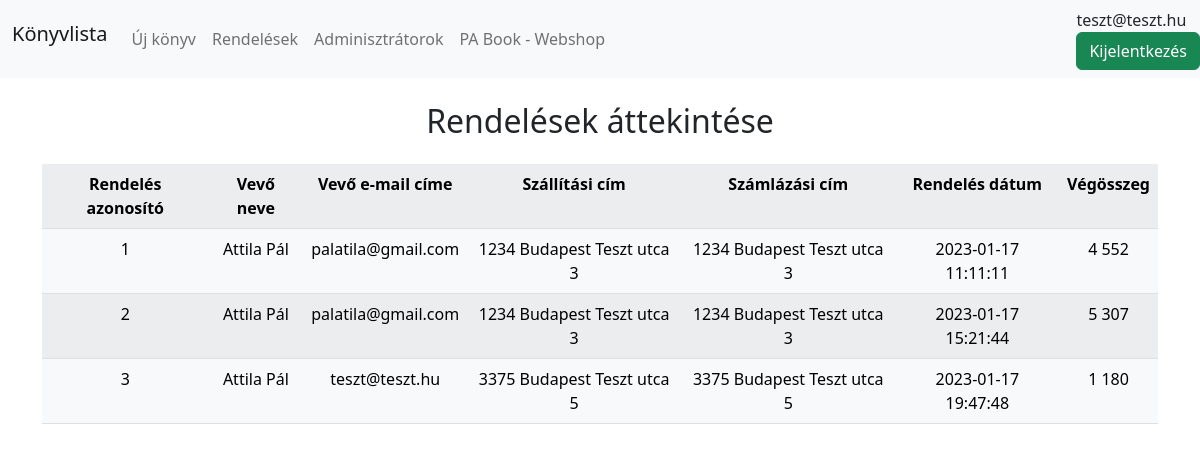
The page /admin/admin_rendeles.php (signed in) on the database its author committed.
### tables this page shows
CREATE TABLE `order_header` (
  `id` int(10) NOT NULL AUTO_INCREMENT,
  `customer_id` int(10) NOT NULL,
  `payment_option` varchar(3) NOT NULL,
  `billing_settlement` varchar(255) NOT NULL,
  `billing_postal_code` varchar(255) NOT NULL,
  `billing_address` varchar(255) NOT NULL,
  `delivery_settlement` varchar(255) NOT NULL,
  `delivery_postal_code` varchar(255) NOT NULL,
  `delivery_address` varchar(255) NOT NULL,
  `order_datetime` datetime NOT NULL DEFAULT CURRENT_TIMESTAMP,
  `shipping_option` varchar(3) NOT NULL,
  `order_status` varchar(1) NOT NULL,
  PRIMARY KEY (`id`),
  KEY `fk_customer_idx` (`customer_id`),
  CONSTRAINT `fk_customer` FOREIGN KEY (`customer_id`) REFERENCES `customer` (`id`) ON DELETE NO ACTION ON UPDATE NO ACTION,
  CONSTRAINT `fk_order` FOREIGN KEY (`id`) REFERENCES `order_item` (`order_id`) ON DELETE NO ACTION ON UPDATE NO ACTION
);

CREATE TABLE `customer` (
  `id` int(10) NOT NULL AUTO_INCREMENT,
  `email` varchar(100) NOT NULL,
  `password` varchar(100) NOT NULL,
  `first_name` varchar(100) NOT NULL,
  `last_name` varchar(100) NOT NULL,
  PRIMARY KEY (`id`)
);

### admin/admin_rendeles.php (the view, shortened to what this page needs)
<?php
  require_once ('config.inc.php');
?>
<!DOCTYPE html>
<html lang="en">
<head>
    <link href="https://cdn.jsdelivr.net/npm/bootstrap@5.2.2/dist/css/bootstrap.min.css" rel="stylesheet">
    <link rel="stylesheet" href="https://cdnjs.cloudflare.com/ajax/libs/font-awesome/6.2.0/css/all.min.css" />
</head>
<body>
  <?php
    $c = file_get_contents('admin_navigation.html');
    $c = str_ireplace('###admin_email###', $_SESSION['admin_email'], $c);
    echo $c;
  ?>
  <div class="container">
        <h2 class="text-center my-4">Rendelések áttekintése</h2>
        <table class="table table-light table-striped text-center">
            <tr>
                <th>Rendelés azonosító</th>
                <th>Vevő neve</th>
                <th>Vevő e-mail címe</th>
                <th>Szállítási cím</th>
                <th>Számlázási cím</th>
                <th>Rendelés dátum</th>
                <th>Végösszeg</th>
            </tr>
            <?php
                $sql = "
                  SELECT
                    h.id,
                    CONCAT(c.first_name, ' ', c.last_name) customer_name,
                    c.email,
                    CONCAT(h.delivery_postal_code, ' ', h.delivery_settlement, ' ', h.delivery_address) delivery_address,
                    CONCAT(h.billing_postal_code, ' ', h.billing_settlement, ' ', h.billing_address) billing_address,
                    h.order_datetime,
                    si.sum_price
                  FROM
                    order_header h
                    INNER JOIN (SELECT i.order_id, SUM(i.price * i.quantity) sum_price FROM order_item i GROUP BY i.order_id) si ON h.id = si.order_id
                    INNER JOIN customer c ON c.id = h.customer_id
                ";
                $result = $db->query($sql);
                while($row = mysqli_fetch_array($result)){
                    echo '
                        <tr>
                            <td>' . $row['id'] . '</td>
                            <td>' . $row['customer_name'] . '</td>
                            <td>' . $row['email'] . '</td>
                            <td>' . $row['delivery_address'] . '</td>
                            <td>' . $row['billing_address'] . '</td>
                            <td>' . $row['order_datetime'] . '</td>
                            <td>' . number_format($row['sum_price'], 0, '.', ' ') . '</td>
                        </tr>
                    ';
                }
            ?>
        </table>
  </div>
</body>
</html>

### rows shown on the page
order_header: id "1", customer_name "Attila Pál", customer.email "palatila@gmail.com", delivery_address "1234 Budapest Teszt utca 3", billing_address "1234 Budapest Teszt utca 3", order_datetime "2023-01-17 11:11:11", sum_price "4 552"
order_header: id "2", customer_name "Attila Pál", customer.email "palatila@gmail.com", delivery_address "1234 Budapest Teszt utca 3", billing_address "1234 Budapest Teszt utca 3", order_datetime "2023-01-17 15:21:44", sum_price "5 307"
order_header: id "3", customer_name "Attila Pál", customer.email "teszt@teszt.hu", delivery_address "3375 Budapest Teszt utca 5", billing_address "3375 Budapest Teszt utca 5", order_datetime "2023-01-17 19:47:48", sum_price "1 180"

### other values the page prints
$c "Könyvlista Új könyv Rendelések Adminisztrátorok PA Book - Webshop teszt@teszt.hu Kijelentkezés"
